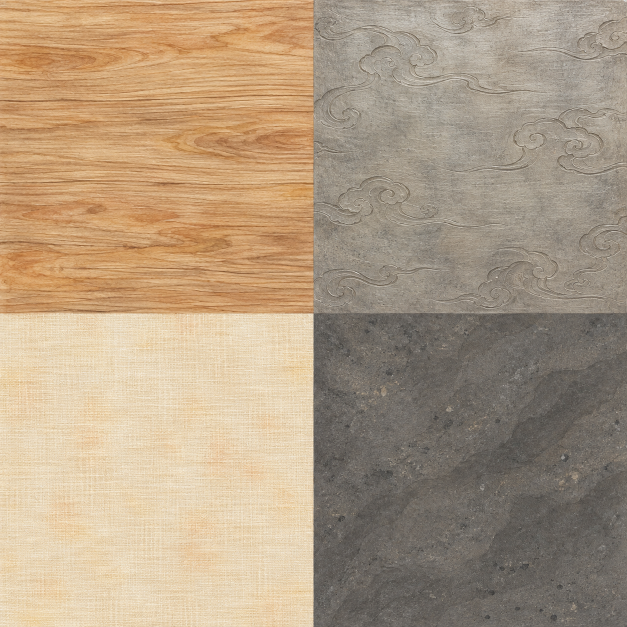
#> input picture design/art/chest-quality/material-atlas-original.png, 1254 x 1254 px (shown at 1/2 size)
$ python prepare_chest_materials.py
#> lines starting #> are read from the running program, lines starting #| are printed output that depends on the picture
"""把原創四格材質圖按固定座標切出並轉檔；不重繪素材。"""
from pathlib import Path
from PIL import Image
import json,hashlib
ROOT=Path(__file__).resolve().parents[2]
source=ROOT/'design/art/chest-quality/material-atlas-original.png'
im=Image.open(source).convert('RGB')
#> im is the input picture: PIL image 1254x1254 RGB; mean R, G, B 175.3, 155.1, 130.6
w,h=im.size
#> w = 1254; h = 1254
out=ROOT/'public/ink/art/chest';out.mkdir(parents=True,exist_ok=True)
materials={}
for name,box in {'wood':(0,0,w//2,h//2),'metal':(w//2,0,w,h//2),'lining':(0,h//2,w//2,h),'stone':(w//2,h//2,w,h)}.items():
 p=out/f'{name}.webp'
 im.crop(box).resize((512,512),Image.Resampling.LANCZOS).save(p,quality=92,method=6)
 materials[name]={'crop':box,'file':str(p.relative_to(ROOT)),'size':[512,512],'sha256':hashlib.sha256(p.read_bytes()).hexdigest(),'bytes':p.stat().st_size}
#> this loop made 4 passes
#> pass 1, `im.crop(box).resize((512,512),Image.Resampling.LANCZOS).save(p,quality..`:
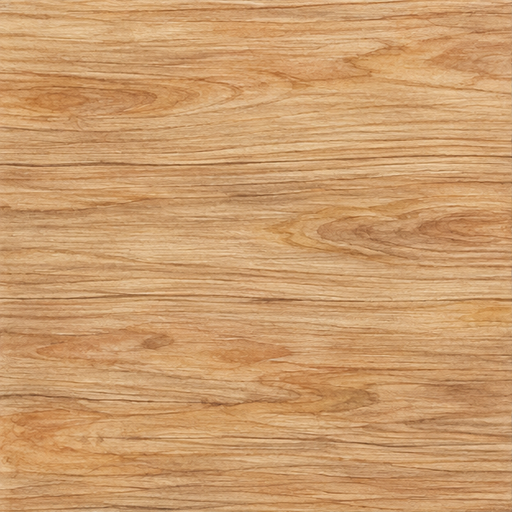
#> saved as wood.webp: PIL image 512x512 RGB; mean R, G, B 203.3, 156, 108.2
#> pass 2, `im.crop(box).resize((512,512),Image.Resampling.LANCZOS).save(p,quality..`:
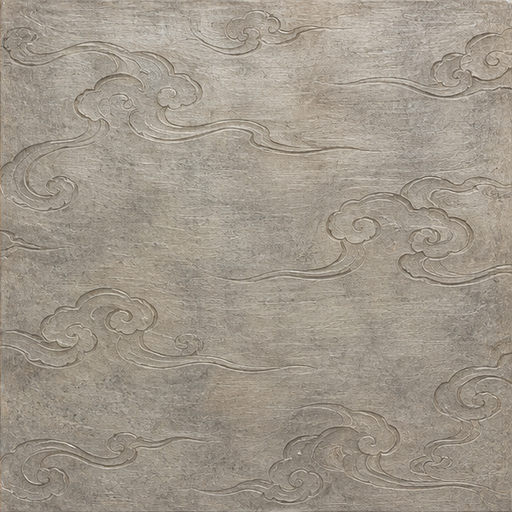
#> saved as metal.webp: PIL image 512x512 RGB; mean R, G, B 159.9, 151.2, 138.5
#> after the loop, materials = 4 items
(ROOT/'design/art/chest-quality/materials.json').write_text(json.dumps({'originalSize':[w,h],'originalSha256':hashlib.sha256(source.read_bytes()).hexdigest(),'materials':materials},indent=2)+'\n')
print('CHEST_MATERIALS_READY',sum(x['bytes'] for x in materials.values()))
#| CHEST_MATERIALS_READY 368340
